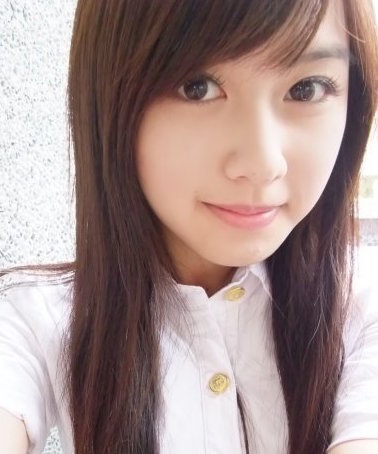
#> input picture Python/ServerTest/ref.png, 378 x 454 px
$ python preprocessing.py --source .. --ref ../ref.png   (Python 2 division)   (older library calls are emulated)
#> lines starting #> are read from the running program, lines starting #| are printed output that depends on the picture
### Python/ServerTest/ServerKit/segment_tools.py
#-*- coding: utf-8 -*-
#-*- coding: cp950 -*-

import cv2
import numpy as np
from collections import defaultdict
from PIL import Image

class NotDetectedError(Exception): pass

def faces_positions(img, num_neighbors = 10, degree_step = -5):
    """
    find_face: Find the face(s) coordinates in `img` and `rotate_degree` (if needed)

    Input:
    img::Image -> An Image object.
    num_neighbors::int -> number of neighbors used in face detection.
    degree_step::int -> search step of rotation angle.
    Output:
    coors::numpy.ndarray -> coordinates used for locating face in `img`
    rotate_degree::float -> the degree must `img` rotates in order to find a face.

    Note: `find_face` will return (None, None) if no face can be detected.
    """

    assert degree_step < 0, "degree_step must be negative."

    gray_img = np.array(img.convert("L"))
    face_detector = cv2.CascadeClassifier("/usr/local/share/OpenCV/haarcascades/haarcascade_frontalface_alt2.xml")
    faces = face_detector.detectMultiScale(gray_img,
                                           scaleFactor = 1.1,
                                           minNeighbors = num_neighbors,
                                           minSize = (20, 20),
                                           flags = cv2.cv.CV_HAAR_SCALE_IMAGE)
    if isinstance(faces, tuple):
        degree = 90
        while isinstance(faces, tuple) and degree >= -90:
            gray_img = np.array(img.rotate(degree).convert("L"))
            faces = face_detector.detectMultiScale(gray_img,
                                                    scaleFactor = 1.1,
                                                    minNeighbors = num_neighbors,
                                                    minSize = (20, 20),
                                                    flags = cv2.cv.CV_HAAR_SCALE_IMAGE)
            degree += degree_step
        else:
            degree -= degree_step
    else:
        degree = 0

    if isinstance(faces, tuple):
        raise NotDetectedError("Can't find face.")

    return faces, degree


def crop_img(img, coor, offset = False):
    """
    Crop `img` according to coor.
    Add offset if `offset` is True.
    """

    x, y, w, h = coor
    if offset:
        return img.crop((x, y - h/6, x + w, y + 7*h/6))
    else:
        return img.crop((x, y, x+w, y+h))


# [32 lines left out: function mask_img, not called in this run]

def eyes_positions(img, num_neighbors = 10, degree_step = -5):
    """
    eyes_positions: Find the positions of eyes in the image.

    Inputs:
    img::Image -> An `Image` object.
    num_neighbors::int -> number of neighbors used in face detection.
    degree_step::int -> search step of rotation angle.
    Outputs:
    A (`numpy.ndarray`, `int`) or (None, None) -> arrray of the coordinates of eyes in `img` or None if
    nothing can be detected.
    """

    assert degree_step < 0, "degree_step must be negative."
    gray_img = np.array(img.convert("L"))
    eyes_detector = cv2.CascadeClassifier("/usr/local/share/OpenCV/haarcascades/haarcascade_eye.xml")
    eyes = eyes_detector.detectMultiScale(gray_img,
                                          scaleFactor = 1.1,
                                          minNeighbors = num_neighbors,
                                          minSize = (20, 20),
                                          flags = cv2.cv.CV_HAAR_SCALE_IMAGE)

    if isinstance(eyes, tuple):
        degree = 90
        while degree >= -90 and len(eyes) < 2:
            gray_img = np.array(img.rotate(degree).convert("L"))
            eyes = eyes_detector.detectMultiScale(gray_img,
                                                  scaleFactor = 1.3,
                                                  minNeighbors = num_neighbors,
                                                  minSize = (20, 20),
                                                  flags = cv2.cv.CV_HAAR_SCALE_IMAGE)
            degree += degree_step
        else:
            degree -= degree_step
    else:
        degree = 0

    if len(eyes) < 2:
        raise NotDetectedError("Can't find eyes.")

    eyes.view("int32,int32,int32,int32").sort(order = ["f1", "f0"], axis = 0)
    return eyes[0:2, :], degree

# [123 lines left out: functions nose_position, mouth_position, find_all_positions, not called in this run]

### Python/ServerTest/ServerKit/face_align_tools.py
#-*- coding: utf-8 -*-
#-*- coding: cp950 -*-

import cv2
from segment_tools import *
import numpy as np
import scipy as sp
from scipy import linalg
from PIL import Image

class UnSufficientCoors(Exception): pass
class UnMatchCoors(Exception): pass

# [34 lines left out: functions get_angle_horizon, annotate_points, not called in this run]

def eyes_horizon_angle(img):
    degrees = []
    eyes, degree = eyes_positions(img)
    degrees.append(degree)
    eyes.view("i32,i32").sort(order = ["f0"], axis = 0)
    left_eye, right_eye = eyes
    degrees.append(get_angle_horizon(left_eye[0:2], right_eye[0:2]))
    return sum(degrees)

# [131 lines left out: functions transition, annotate_face, get_transform, face_align, not called in this run]

### Python/ServerTest/ServerKit/preprocessing.py
#-*- coding: utf-8 -*-
#-*- coding: cp950 -*-

import edge_tools
import segment_tools
import face_align_tools
from PIL import Image
import os, argparse
import numpy as np
import random
import string

class MultiFaceError(Exception): pass # This error is used when multiple faces are detected in reference image.

def random_prefix(length = 5):
    return ''.join([random.choice(string.ascii_lowercase + string.digits + string.ascii_uppercase) for _ in range(length)]) + "_"

def preprocess(args):
    """
        the main function of preprocessing.
        """

    # Set up options
    src = args.src
    dest = args.dest
    collect_path = args.collect_path
    formats = args.formats
    ref_img_path = args.ref_img_path
    width = args.width
    debug = args.debug
    if debug:
        print args.__dict__
    # Make necessary directories if there is not.
    if not os.path.exists(dest):
        os.mkdir(dest)
    if not os.path.exists(collect_path):
        os.mkdir(collect_path)

    # Open referce image and trying to find the face in it.
    try:
        ref_img_origin = Image.open(os.path.abspath(ref_img_path))
    except IOError as e:
        print "[IOError] Can't open the reference imgae: {}".format(ref_img_path)
        print "[Info] Terminating...."
        return 1

    face_ref_coor, degree_ref = segment_tools.faces_positions(ref_img_origin)

    # Only one face is allowed in referece image. Raise error if it isn't.
    # Crop the origin image to get the face image.
    if face_ref_coor.shape[0] > 1:
        raise MultiFaceError("Detect multiple faces in reference image. There should be only one face.")
    face_ref = segment_tools.crop_img(ref_img_origin, face_ref_coor[0], offset = True)

    # Adjust that image to make eyes lie on horizontal line.
    try:
        eye_angle = face_align_tools.eyes_horizon_angle(face_ref)
    except segment_tools.NotDetectedError:
        print "[NotDetectedError] This reference image is not good enough. The program can't make the eyes horizontal."
        print "[NotDetectedError] Pleas use another reference image."
        print "Terminating...."
        return 1

    total_degree = eye_angle + degree_ref
    img_ref_rotated = ref_img_origin.rotate(total_degree, resample = Image.CUBIC)
    face_ref_coor, _ = segment_tools.faces_positions(img_ref_rotated)
    face_ref = segment_tools.crop_img(img_ref_rotated, face_ref_coor[0], offset = True)

    # Resize the reference face to desired witdh (but preserve the width/heigh ratio.)
    ref_width, ref_heigh = face_ref.size
    face_ref = face_ref.resize((width, ref_heigh*width/ref_width))
    if debug:
        face_ref.show()

    ref_file_name = os.path.basename(ref_img_path)
    face_ref.save(os.path.join(os.path.abspath(dest), "ref_" + ref_file_name))
    print "[Info] Complete preprocess of reference image."

    # Walk through the source directory.
    print "[Info] Start processing files in {src}.".format(src = os.path.abspath(src))
    for rel_path, dir_names, file_names in os.walk(os.path.abspath(src)):
        for filename in file_names:
            if np.any(map(filename.endswith, formats)):
                file_path = os.path.join(os.path.abspath(rel_path), filename)
                print "[Info] Start processing {file_path}.".format(file_path = file_path)
                try:
                    target_img_origin = Image.open(file_path)
                except IOError as e:
                    print "[IOError] Can not open {}".format(file_path)
                    print "[Info] Passing this image."
                    continue

                # Try to find faces in target image. If don't, copy it to collection directory.
                try:
                    faces_target_coors, degree_target = segment_tools.faces_positions(target_img_origin)
                except segment_tools.NotDetectedError as e:
                    print "[NotDetectedError] Does not find any face in {filename}. Collect it into {collect_path}".format(filename = filename, collect_path = collect_path)
                    target_img_origin.save(os.path.join(os.path.abspath(collect_path), filename))
                    continue # Brake loop for not finding any face in the picture.

    # Adjust all found faces to make them just.
    target_img_rotated = target_img_origin.rotate(degree_target, resample = Image.CUBIC)
    for face_coor in faces_target_coors:
        temp_img = segment_tools.crop_img(target_img_rotated, face_coor, offset=True)
        try:
            eyes_degree = face_align_tools.eyes_horizon_angle(temp_img)
        except segment_tools.NotDetectedError:
            eyes_degree = 0
            face_target = temp_img.rotate(eyes_degree)
            temp_file_name = random_prefix() + filename
            if debug:
                face_target.show()
                face_target.save(os.path.join(os.path.abspath(dest), temp_file_name))
                temp_aligned_file_name = "aligned_" + temp_file_name
                try:
                    face_target_aligned = face_align_tools.face_align(face_ref, face_target)
                    face_target_aligned.save(os.path.join(os.path.abspath(dest), temp_aligned_file_name))
                except segment_tools.NotDetectedError:
                    print "[AlignError] Can't align face. Moving to {collection}.".format(collection = collect_path)
                    face_target.save(os.path.join(os.path.abspath(collect_path), "not_aligned_" + temp_file_name))
                    print "[Info] Saving {}".format(os.path.join(os.path.abspath(collect_path), "not_aligned_" + temp_file_name))
                    continue
                    masked_target_img = segment_tools.mask_img(target_img_rotated, faces_target_coors)

                if debug:
                    masked_target_img.show()
                    masked_target_img.save("masked.jpg")

                    try:
                        while True:
                            temp_face_coors, temp_degree = segment_tools.faces_positions(masked_target_img)
                            temp_img = masked_target_img.rotate(temp_degree, resample = Image.CUBIC)
                        if debug:
                            print "temp_face_coors", temp_face_coors
                            print "[Info] Multiple faces are found in {file_path}".format(file_path = file_path)
                        for face_coor in temp_face_coors:
                            temp_face = segment_tools.crop_img(temp_img, face_coor, offset = True)
                            eye_angle = face_align_tools.eyes_horizon_angle(temp_face)
                            face_target = temp_face.rotate(eye_angle, resample = Image.CUBIC)
                            if debug:
                                face_target.show()
                                face_target_aligned = face_align_tools.face_align(face_ref, face_target)
                                temp_file_name = random_prefix() + filename
                                temp_aligned_file_name = "aligned_" + temp_file_name
                                print "[Info] Sucessful aligned {}".format(temp_file_name)
                            if debug:
                                masked_target_img.show()
                    except segment_tools.NotDetectedError:
                        file_path = os.path.join(os.path.abspath(rel_path), filename)
                        print "[Info] Complete searching faces in {file_path}".format(file_path = file_path)

def main():

    parser = argparse.ArgumentParser(description="Spe3D Images Preprocessing")
    parser.add_argument("-s", "--source", dest='src', metavar = 'source',
                        required = True,
                        help= "source directory")
    parser.add_argument("-d", "--destination", dest='dest', metavar = 'to',
                                            default = 'processed_imgs',
                                            help = "destination directory")
    parser.add_argument("-c", "--collect_path", dest='collect_path', metavar = "collect_path",
                                            default = "failed_imgs",
                                            help = "Path to where to collect pictures which fail the preprocess")
    parser.add_argument("-f", '--formats', dest = "formats",
                                            action = "store",
                                            nargs = '*',
                                            default = ['jpg', 'png', 'jpeg', 'gif'],
                                            metavar = 'format', help = "image formats")
    parser.add_argument("-r", '--ref', dest = 'ref_img_path',
                                            required = True,
                                            metavar = 'reference_image', help = "path of reference image")
    parser.add_argument("-w", '--width', dest = 'width',
                                            default = 300,
                                            type = int,
                                            metavar = 'output width', help = "output image width")
    parser.add_argument("--debug", dest = "debug",
                                            action = "store_true",
                                            help = "Running in debug mode.")
    args = parser.parse_args()
    preprocess(args)
#> in preprocess, ref_img_origin is the input picture: PIL image 378x454 RGB; mean R, G, B 165.3, 144.4, 141.7
#> in faces_positions, `gray_img = np.array(img.convert("L"))`:
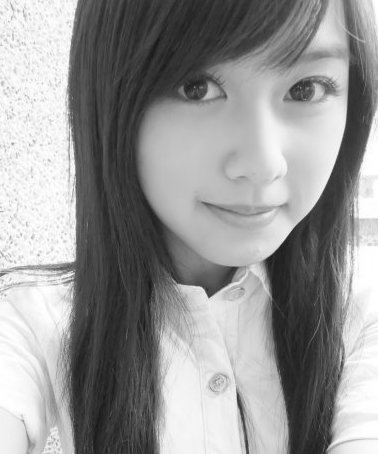
#> gray_img: shape (454, 378); min 20, max 255, mean 150.3
#> in faces_positions, `faces = face_detector.detectMultiScale(gray_img, scaleFactor = 1.1, mi..`: faces = [[136, 19, 232, 232]]
#> in preprocess, `face_ref_coor, degree_ref = segment_tools.faces_positions(ref_img_orig..`: degree_ref = 0
#> in crop_img, `x, y, w, h = coor`: x = 136; y = 19; w = 232
#> in crop_img, `return img.crop((x, y - h/6, x + w, y + 7*h/6))`:
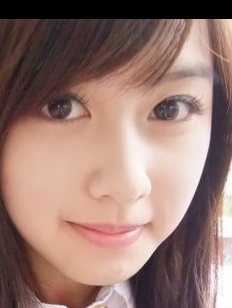
#> returned value: PIL image 232x308 RGB; mean R, G, B 151.2, 120.9, 112.8
#> in eyes_positions, `gray_img = np.array(img.convert("L"))`:
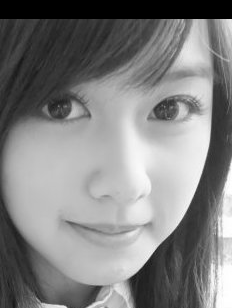
#> gray_img: shape (308, 232); min 0, max 255, mean 129
#> in eyes_positions, `eyes = eyes_detector.detectMultiScale(gray_img, scaleFactor = 1.1, min..`: eyes = [[32, 79, 57, 57], [136, 78, 63, 63]]
#> in eyes_horizon_angle, `eyes, degree = eyes_positions(img)`: eyes = [[136, 78, 63, 63], [32, 79, 57, 57]]; degree = 0

if __name__ == "__main__":

    import sys, traceback

    try:
        main()

    except Exception:
        exc_type, exc_value, exc_traceback = sys.exc_info()
        traceback.print_tb(exc_traceback)
#> (the run stopped early here; a loop or call above may not have finished)
